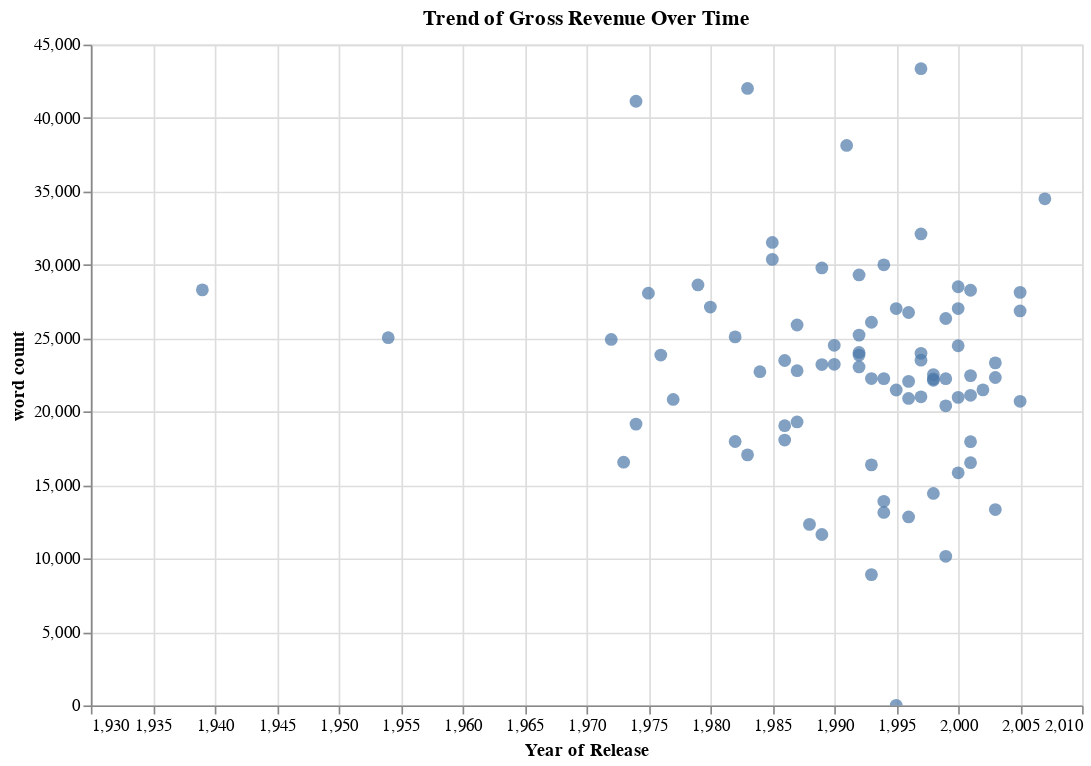

The notebook cell this image was saved under:
### Code cell
chart = alt.Chart(data_cleaned).mark_circle(size=60).encode(
    x=alt.X('year:Q', title='Year of Release', scale=alt.Scale(domain=(1930, 2010))),
    #set the x-axis to be the year of release so we can see the trend over time
    y=alt.Y('word_count:Q', title='word count'),
    tooltip=['title', 'year', 'gross (inflation-adjusted)']
).properties(
    title='Trend of Gross Revenue Over Time',
    width=600,
    height=400
).interactive()


chart.display()

### Figure 1 — Vega-Lite specification as saved in the notebook (floating-point values rounded to 4 significant figures)
{"config": {"view": {"continuousWidth": 300, "continuousHeight": 300}}, "data": {"name": "data-dff97ac2f9f05016508ea5d4492ac56c"}, "mark": {"type": "circle", "size": 60}, "encoding": {"tooltip": [{"field": "title", "type": "nominal"}, {"field": "year", "type": "quantitative"}, {"field": "gross (inflation-adjusted)", "type": "quantitative"}], "x": {"field": "year", "scale": {"domain": [1930, 2010]}, "title": "Year of Release", "type": "quantitative"}, "y": {"field": "word_count", "title": "word count", "type": "quantitative"}}, "height": 400, "params": [{"name": "param_12", "select": {"type": "interval", "encodings": ["x", "y"]}, "bind": "scales"}], "title": "Trend of Gross Revenue Over Time", "width": 600, "$schema": "https://vega.github.io/schema/vega-lite/v5.17.0.json", "datasets": {"data-dff97ac2f9f05016508ea5d4492ac56c": [{"imdb_id": "tt0031725", "script_id": 3016, "title": "Ninotchka", "year": 1939, "gross (inflation-adjusted)": 45.0, "link": "http://www.dailyscript.com/scripts/Ninotchka.txt", "word_count": 28296}, {"imdb_id": "tt0047296", "script_id": 4745, "title": "On the Waterfront", "year": 1954, "gross (inflation-adjusted)": 185.0, "link": "http://www.dailyscript.com/scripts/onthewaterfront.html", "word_count": 25039}, {"imdb_id": "tt0068638", "script_id": 2387, "title": "The Getaway", "year": 1972, "gross (inflation-adjusted)": 138.0, "link": "http://www.dailyscript.com/scripts/getaway.html", "word_count": 24922}, {"imdb_id": "tt0070047", "script_id": 4184, "title": "The Exorcist", "year": 1973, "gross (inflation-adjusted)": 195.0, "link": "http://www.horrorlair.com/scripts/exorcist.html", "word_count": 16561}, {"imdb_id": "tt0071562", "script_id": 4280, "title": "The Godfather: Part II", "year": 1974, "gross (inflation-adjusted)": 266.0, "link": "http://www.dailyscript.com/scripts/godfather2.html", "word_count": 41143}, {"imdb_id": "tt0072431", "script_id": 5254, "title": "Young Frankenstein", "year": 1974, "gross (inflation-adjusted)": 401.0, "link": "http://www.horrorlair.com/scripts/young.txt", "word_count": 19155}, {"imdb_id": "tt0073195", "script_id": 2666, "title": "Jaws", "year": 1975, "gross (inflation-adjusted)": 1103.0, "link": "http://www.dailyscript.com/scripts/Jaws.txt", "word_count": 28073}, {"imdb_id": "tt0074812", "script_id": 4543, "title": "Logan's Run", "year": 1976, "gross (inflation-adjusted)": 102.0, "link": "http://www.dailyscript.com/scripts/Logans+Run.txt", "word_count": 23860}, {"imdb_id": "tt0076729", "script_id": 4978, "title": "Smokey and the Bandit", "year": 1977, "gross (inflation-adjusted)": 495.0, "link": "http://www.dailyscript.com/scripts/Smokey%20And%20The%20Bandit.txt", "word_count": 20835}, {"imdb_id": "tt0079945", "script_id": 5025, "title": "Star Trek: The Motion Picture", "year": 1979, "gross (inflation-adjusted)": 285.0, "link": "http://www.dailyscript.com/scripts/startrek01.html", "word_count": 28634}, {"imdb_id": "tt0080684", "script_id": 3433, "title": "Star Wars: Episode V - The Empire Strikes Back", "year": 1980, "gross (inflation-adjusted)": 937.0, "link": "http://www.scifiscripts.com/scripts/esb_final.txt", "word_count": 27126}, {"imdb_id": "tt0083972", "script_id": 4235, "title": "Friday the 13th Part III", "year": 1982, "gross (inflation-adjusted)": 107.0, "link": "http://www.horrorlair.com/scripts/friday13th3.txt", "word_count": 17972}, {"imdb_id": "tt0084434", "script_id": 4738, "title": "An Officer and a Gentleman", "year": 1982, "gross (inflation-adjusted)": 384.0, "link": "http://www.dailyscript.com/scripts/Officer+And+A+Gentleman,+An.txt", "word_count": 25095}, {"imdb_id": "tt0085750", "script_id": 4449, "title": "Jaws 3-D", "year": 1983, "gross (inflation-adjusted)": 116.0, "link": "http://www.horrorlair.com/scripts/jaws3_1st_draft.txt", "word_count": 17062}, {"imdb_id": "tt0086393", "script_id": 5075, "title": "Superman III", "year": 1983, "gross (inflation-adjusted)": 165.0, "link": "http://www.scifiscripts.com/scripts/superman3_script.txt", "word_count": 42016}, {"imdb_id": "tt0088170", "script_id": 5028, "title": "Star Trek III: The Search for Spock", "year": 1984, "gross (inflation-adjusted)": 197.0, "link": "http://www.scifiscripts.com/scripts/Trek/Star_Trek_III.htm", "word_count": 22726}, {"imdb_id": "tt0089469", "script_id": 4515, "title": "Legend", "year": 1985, "gross (inflation-adjusted)": 37.0, "link": "http://www.angelfire.com/movies/ridleyscott/script/LegendOfDarkness.txt", "word_count": 31530}, {"imdb_id": "tt0090022", "script_id": 4960, "title": "Silverado", "year": 1985, "gross (inflation-adjusted)": 81.0, "link": "http://www.dailyscript.com/scripts/Silverado.txt", "word_count": 30374}, {"imdb_id": "tt0091080", "script_id": 4236, "title": "Jason Lives: Friday the 13th Part VI", "year": 1986, "gross (inflation-adjusted)": 44.0, "link": "http://www.horrorlair.com/scripts/friday13th6.txt", "word_count": 19047}, {"imdb_id": "tt0091203", "script_id": 2540, "title": "Highlander", "year": 1986, "gross (inflation-adjusted)": 13.0, "link": "http://www.scifiscripts.com/scripts/Highlander_final.txt", "word_count": 18072}, {"imdb_id": "tt0092007", "script_id": 5029, "title": "Star Trek IV: The Voyage Home", "year": 1986, "gross (inflation-adjusted)": 257.0, "link": "http://www.scifiscripts.com/scripts/Trek/Star_Trek_IV.htm", "word_count": 23489}, {"imdb_id": "tt0093300", "script_id": 4450, "title": "Jaws: The Revenge", "year": 1987, "gross (inflation-adjusted)": 46.0, "link": "http://www.horrorlair.com/scripts/jaws_the_revenge.txt", "word_count": 22794}, {"imdb_id": "tt0093629", "script_id": 4706, "title": "A Nightmare on Elm Street 3: Dream Warriors", "year": 1987, "gross (inflation-adjusted)": 99.0, "link": "http://www.horrorlair.com/scripts/nightmare_on_elm_street3.txt", "word_count": 19304}, {"imdb_id": "tt0094074", "script_id": 5076, "title": "Superman IV: The Quest for Peace", "year": 1987, "gross (inflation-adjusted)": 34.0, "link": "http://www.scifiscripts.com/scripts/superman_IV.txt", "word_count": 25905}, {"imdb_id": "tt0095271", "script_id": 4315, "title": "Halloween 4: The Return of Michael Myers", "year": 1988, "gross (inflation-adjusted)": 37.0, "link": "http://www.horrorlair.com/scripts/halloween4.txt", "word_count": 12327}, {"imdb_id": "tt0098084", "script_id": 3082, "title": "Pet Sematary", "year": 1989, "gross (inflation-adjusted)": 126.0, "link": "http://www.dailyscript.com/scripts/Pet-Sematary.html", "word_count": 29793}, {"imdb_id": "tt0098258", "script_id": 4914, "title": "Say Anything...", "year": 1989, "gross (inflation-adjusted)": 45.0, "link": "http://www.moviescriptsandscreenplays.com/johncusack/scripts/sayanything.txt", "word_count": 11640}, {"imdb_id": "tt0098524", "script_id": 5155, "title": "True Believer", "year": 1989, "gross (inflation-adjusted)": 19.0, "link": "http://www.dailyscript.com/scripts/True%20Believer.txt", "word_count": 23211}, {"imdb_id": "tt0098987", "script_id": 3806, "title": "The Adventures of Ford Fairlane", "year": 1990, "gross (inflation-adjusted)": 44.0, "link": "http://www.dailyscript.com/scripts/ford-fairlane_early.html", "word_count": 23228}, {"imdb_id": "tt0099685", "script_id": 4292, "title": "Goodfellas", "year": 1990, "gross (inflation-adjusted)": 96.0, "link": "http://www.dailyscript.com/scripts/goodfellas.html", "word_count": 24523}, {"imdb_id": "tt0103064", "script_id": 5104, "title": "Terminator 2: Judgment Day", "year": 1991, "gross (inflation-adjusted)": 423.0, "link": "http://www.scifiscripts.com/scripts/t2.txt", "word_count": 38131}, {"imdb_id": "tt0103893", "script_id": 1939, "title": "Buffy the Vampire Slayer", "year": 1992, "gross (inflation-adjusted)": 34.0, "link": "http://www.dailyscript.com/scripts/buffy_the_vampire_slayer.html", "word_count": 23049}, {"imdb_id": "tt0104412", "script_id": 4354, "title": "Hero", "year": 1992, "gross (inflation-adjusted)": 40.0, "link": "http://www.dailyscript.com/scripts/hero1.html", "word_count": 29312}, {"imdb_id": "tt0104627", "script_id": 4487, "title": "Knight Moves", "year": 1992, "gross (inflation-adjusted)": 1.0, "link": "http://www.scifiscripts.com/msol/Knight_m.txt", "word_count": 23855}, {"imdb_id": "tt0104691", "script_id": 4503, "title": "The Last of the Mohicans", "year": 1992, "gross (inflation-adjusted)": 151.0, "link": "http://www.dailyscript.com/scripts/last-of-the-mohicans-script.html", "word_count": 25216}, {"imdb_id": "tt0105665", "script_id": 5166, "title": "Twin Peaks: Fire Walk with Me", "year": 1992, "gross (inflation-adjusted)": 8.0, "link": "http://www.dailyscript.com/scripts/Twin+Peaks+-+Fire+Walk+With+Me.txt", "word_count": 24038}, {"imdb_id": "tt0106582", "script_id": 2027, "title": "Cliffhanger", "year": 1993, "gross (inflation-adjusted)": 176.0, "link": "http://www.dailyscript.com/scripts/cliffhanger_stallone.html", "word_count": 22260}, {"imdb_id": "tt0107254", "script_id": 4238, "title": "Jason Goes to Hell: The Final Friday", "year": 1993, "gross (inflation-adjusted)": 33.0, "link": "http://www.horrorlair.com/scripts/friday13thjasongoestohell.txt", "word_count": 8906}, {"imdb_id": "tt0107302", "script_id": 2697, "title": "Kalifornia", "year": 1993, "gross (inflation-adjusted)": 5.0, "link": "http://www.dailyscript.com/scripts/Kalifornia.txt", "word_count": 26091}, {"imdb_id": "tt0107688", "script_id": 3006, "title": "The Nightmare Before Christmas", "year": 1993, "gross (inflation-adjusted)": 157.0, "link": "http://www.dailyscript.com/scripts/nightmare-b4-xmas_early.html", "word_count": 16380}, {"imdb_id": "tt0109836", "script_id": 4228, "title": "Mary Shelley's Frankenstein", "year": 1994, "gross (inflation-adjusted)": 45.0, "link": "http://www.dailyscript.com/scripts/Frankenstein+(1994).txt", "word_count": 30003}, {"imdb_id": "tt0110413", "script_id": 4519, "title": "Léon: The Professional", "year": 1994, "gross (inflation-adjusted)": 67.0, "link": "http://www.scifiscripts.com/msol/LEON.txt", "word_count": 13140}, {"imdb_id": "tt0110613", "script_id": 4670, "title": "My Girl 2", "year": 1994, "gross (inflation-adjusted)": 34.0, "link": "http://www.scifiscripts.com/msol/my_girl_2.html", "word_count": 13896}, {"imdb_id": "tt0110737", "script_id": 4758, "title": "Only You", "year": 1994, "gross (inflation-adjusted)": 41.0, "link": "http://www.awesomefilm.com/script/onlyyou.html", "word_count": 22254}, {"imdb_id": "tt0112579", "script_id": 280, "title": "The Bridges of Madison County", "year": 1995, "gross (inflation-adjusted)": 142.0, "link": "http://www.awesomefilm.com/script/bomc.txt", "word_count": 2}, {"imdb_id": "tt0114084", "script_id": 4765, "title": "Panther", "year": 1995, "gross (inflation-adjusted)": 13.0, "link": "http://www.dailyscript.com/scripts/Panther.txt", "word_count": 21480}, {"imdb_id": "tt0114478", "script_id": 4976, "title": "Smoke", "year": 1995, "gross (inflation-adjusted)": 16.0, "link": "http://www.awesomefilm.com/script/smoke.txt", "word_count": 27027}, {"imdb_id": "tt0116922", "script_id": 4561, "title": "Lost Highway", "year": 1997, "gross (inflation-adjusted)": 7.0, "link": "http://www.dailyscript.com/scripts/Lost+Highway.txt", "word_count": 23978}, {"imdb_id": "tt0117509", "script_id": 4888, "title": "Romeo + Juliet", "year": 1996, "gross (inflation-adjusted)": 91.0, "link": "http://www.awesomefilm.com/script/romeo+juliet.txt", "word_count": 20902}, {"imdb_id": "tt0117571", "script_id": 4920, "title": "Scream", "year": 1996, "gross (inflation-adjusted)": 202.0, "link": "http://www.dailyscript.com/scripts/Scream.txt", "word_count": 22065}, {"imdb_id": "tt0117731", "script_id": 5036, "title": "Star Trek: First Contact", "year": 1996, "gross (inflation-adjusted)": 181.0, "link": "http://www.scifiscripts.com/scripts/Trek/Star_Trek_VIII.htm", "word_count": 26755}, {"imdb_id": "tt0118883", "script_id": 4039, "title": "Conspiracy Theory", "year": 1997, "gross (inflation-adjusted)": 144.0, "link": "http://www.dailyscript.com/scripts/conspiracy-theory.html", "word_count": 23511}, {"imdb_id": "tt0118956", "script_id": 2139, "title": "Deep Rising", "year": 1998, "gross (inflation-adjusted)": 20.0, "link": "http://www.horrorlair.com/scripts/deeprising.txt", "word_count": 22526}, {"imdb_id": "tt0119675", "script_id": 2918, "title": "Mimic", "year": 1997, "gross (inflation-adjusted)": 48.0, "link": "http://www.dailyscript.com/scripts/mimic_production.html", "word_count": 21017}, {"imdb_id": "tt0120238", "script_id": 5068, "title": "SubUrbia", "year": 1996, "gross (inflation-adjusted)": 0.0, "link": "http://www.awesomefilm.com/script/suburbia.html", "word_count": 12835}, {"imdb_id": "tt0120338", "script_id": 5136, "title": "Titanic", "year": 1997, "gross (inflation-adjusted)": 1249.0, "link": "http://www.dailyscript.com/scripts/Titanic.txt", "word_count": 43358}, {"imdb_id": "tt0120347", "script_id": 3574, "title": "Tomorrow Never Dies", "year": 1997, "gross (inflation-adjusted)": 236.0, "link": "http://www.awesomefilm.com/script/tomorrowneverdies.txt", "word_count": 32105}, {"imdb_id": "tt0120601", "script_id": 1801, "title": "Being John Malkovich", "year": 1999, "gross (inflation-adjusted)": 39.0, "link": "http://www.dailyscript.com/scripts/beingjohnmalkovich.html", "word_count": 20401}, {"imdb_id": "tt0120694", "script_id": 4317, "title": "Halloween H20: 20 Years Later", "year": 1998, "gross (inflation-adjusted)": 102.0, "link": "http://www.horrorlair.com/scripts/H20.txt", "word_count": 14433}, {"imdb_id": "tt0120815", "script_id": 3270, "title": "Saving Private Ryan", "year": 1998, "gross (inflation-adjusted)": 400.0, "link": "http://www.moviescriptsandscreenplays.com/BenandMatt/savingprivateryan.txt", "word_count": 22228}, {"imdb_id": "tt0120844", "script_id": 5037, "title": "Star Trek: Insurrection", "year": 1998, "gross (inflation-adjusted)": 130.0, "link": "http://www.scifiscripts.com/scripts/Trek/Star_Trek_IX.htm", "word_count": 22136}, {"imdb_id": "tt0160484", "script_id": 4565, "title": "Lost Souls", "year": 2000, "gross (inflation-adjusted)": 27.0, "link": "http://www.horrorlair.com/scripts/lostsouls.txt", "word_count": 24492}, {"imdb_id": "tt0163579", "script_id": 4010, "title": "Chill Factor", "year": 1999, "gross (inflation-adjusted)": 19.0, "link": "http://www.awesomefilm.com/script/chillfactor.html", "word_count": 10151}, {"imdb_id": "tt0166110", "script_id": 1879, "title": "Bones", "year": 2001, "gross (inflation-adjusted)": 11.0, "link": "http://www.horrorlair.com/HorrorWorld/newyork/bones.html", "word_count": 28271}, {"imdb_id": "tt0177789", "script_id": 4256, "title": "Galaxy Quest", "year": 1999, "gross (inflation-adjusted)": 122.0, "link": "http://www.scifiscripts.com/scripts/GalaxyQuest.txt", "word_count": 26347}, {"imdb_id": "tt0180073", "script_id": 4838, "title": "Quills", "year": 2000, "gross (inflation-adjusted)": 11.0, "link": "http://www.dailyscript.com/scripts/Quills.txt", "word_count": 27023}, {"imdb_id": "tt0185371", "script_id": 4378, "title": "House on Haunted Hill", "year": 1999, "gross (inflation-adjusted)": 69.0, "link": "http://www.dailyscript.com/scripts/house-on-haunted-hill.html", "word_count": 22249}, {"imdb_id": "tt0195685", "script_id": 4169, "title": "Erin Brockovich", "year": 2000, "gross (inflation-adjusted)": 203.0, "link": "http://www.dailyscript.com/scripts/Erin+Brockovich.txt", "word_count": 28509}, {"imdb_id": "tt0195945", "script_id": 2996, "title": "Next Friday", "year": 2000, "gross (inflation-adjusted)": 92.0, "link": "http://www.dailyscript.com/scripts/Next_Friday.html", "word_count": 15837}, {"imdb_id": "tt0199725", "script_id": 2814, "title": "Love & Basketball", "year": 2000, "gross (inflation-adjusted)": 44.0, "link": "http://www.dailyscript.com/scripts/love_and_basketball.html", "word_count": 20975}, {"imdb_id": "tt0227005", "script_id": 4572, "title": "Made", "year": 2001, "gross (inflation-adjusted)": 8.0, "link": "http://www.dailyscript.com/scripts/Made.txt", "word_count": 17959}, {"imdb_id": "tt0244000", "script_id": 1634, "title": "American Outlaws", "year": 2001, "gross (inflation-adjusted)": 20.0, "link": "http://www.dailyscript.com/scripts/American_Outlaws.html", "word_count": 21116}, {"imdb_id": "tt0253754", "script_id": 5038, "title": "Star Trek: Nemesis", "year": 2002, "gross (inflation-adjusted)": 64.0, "link": "http://www.scifiscripts.com/scripts/Trek/Star_Trek_X.htm", "word_count": 21487}, {"imdb_id": "tt0254099", "script_id": 1666, "title": "The Anniversary Party", "year": 2001, "gross (inflation-adjusted)": 6.0, "link": "http://www.dailyscript.com/scripts/anniversaryparty.html", "word_count": 16529}, {"imdb_id": "tt0257106", "script_id": 4918, "title": "Scary Movie 2", "year": 2001, "gross (inflation-adjusted)": 109.0, "link": "http://www.dailyscript.com/scripts/Scary+Movie+2.txt", "word_count": 22459}, {"imdb_id": "tt0264395", "script_id": 1759, "title": "Basic", "year": 2003, "gross (inflation-adjusted)": 38.0, "link": "http://www.dailyscript.com/scripts/Basic.txt", "word_count": 22329}, {"imdb_id": "tt0309593", "script_id": 2294, "title": "Final Destination 2", "year": 2003, "gross (inflation-adjusted)": 67.0, "link": "http://www.dailyscript.com/scripts/final_destination2.html", "word_count": 23326}, {"imdb_id": "tt0335266", "script_id": 2812, "title": "Lost in Translation", "year": 2003, "gross (inflation-adjusted)": 64.0, "link": "http://www.dailyscript.com/scripts/lost-in-translation-script.html", "word_count": 13337}, {"imdb_id": "tt0366627", "script_id": 2651, "title": "The Jacket", "year": 2005, "gross (inflation-adjusted)": 8.0, "link": "http://www.dailyscript.com/scripts/The_Jacket.html", "word_count": 28127}, {"imdb_id": "tt0372532", "script_id": 4992, "title": "The Wedding Date", "year": 2005, "gross (inflation-adjusted)": 42.0, "link": "http://www.dailyscript.com/scripts/somethingborrowed.html", "word_count": 20706}, {"imdb_id": "tt0421054", "script_id": 4121, "title": "Domino", "year": 2005, "gross (inflation-adjusted)": 13.0, "link": "http://www.dailyscript.com/scripts/domino.html", "word_count": 26862}, {"imdb_id": "tt0480249", "script_id": 4392, "title": "I Am Legend", "year": 2007, "gross (inflation-adjusted)": 323.0, "link": "http://www.horrorlair.com/scripts/legend.txt", "word_count": 34498}]}}
